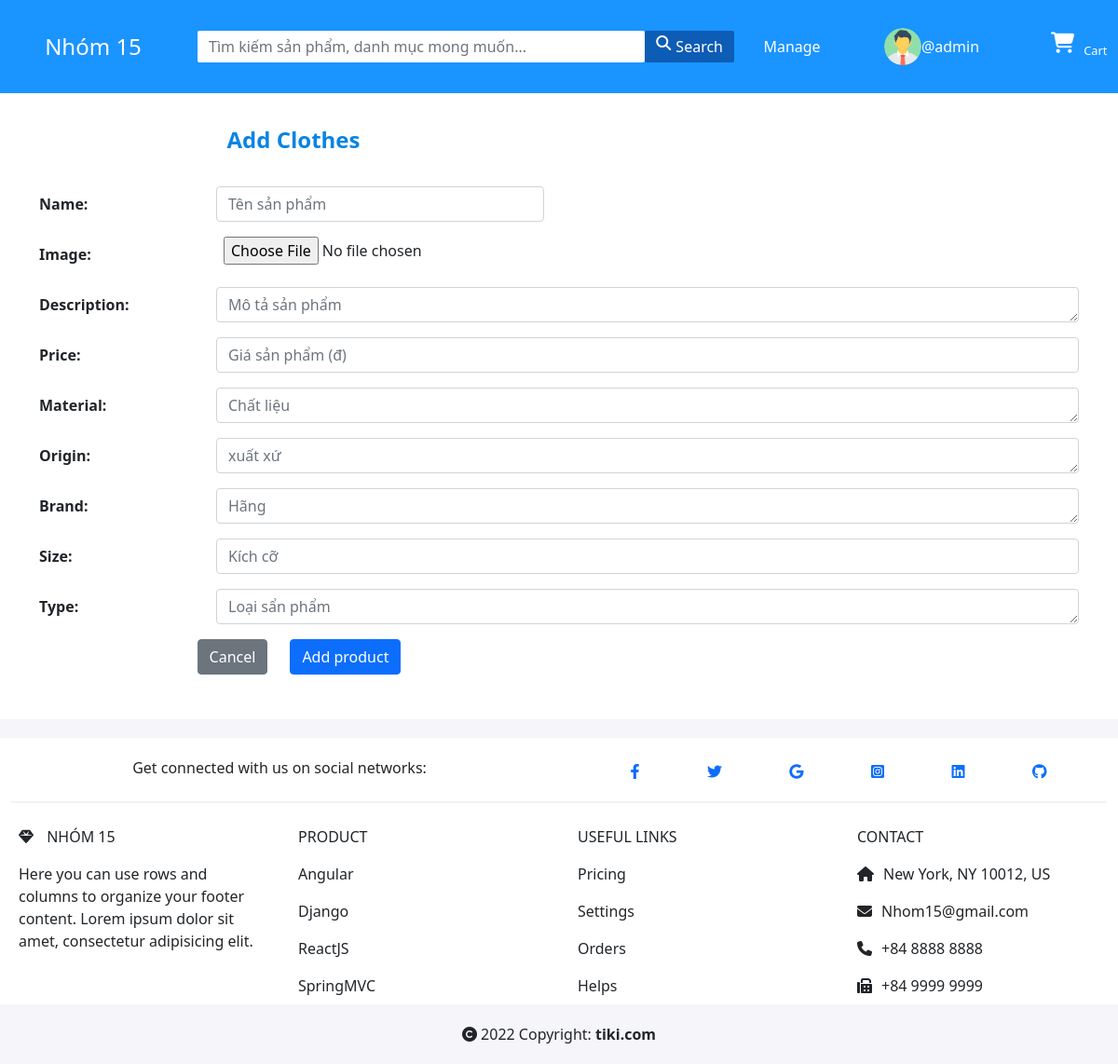
The page /create-product/2 (signed in) on the database its author committed.
### base/models.py (models this page shows, shortened)
class User(AbstractUser):
    functionality_of_user = models.ForeignKey(Function, on_delete=models.CASCADE, null=True, blank=True)
    name = models.CharField(max_length=200, null=True, blank=True)
    email = models.EmailField(unique=True, null=True)
    bio = models.TextField(null=True, blank=True)
    avatar = models.ImageField(null=True, default="avatar.png")
    full_name = models.TextField(max_length=100, null=True, blank=True)
    phone_number = models.CharField(max_length=20, null=True, blank=True)
    USERNAME_FIELD = 'email'
    REQUIRED_FIELDS = []

class Category(models.Model):
    name = models.TextField(max_length=200)

### base/views.py (the view, shortened to what this page needs)
# urls.py: path('create-product/<str:CategoryId>', views.createProduct, name='create-product'),
@login_required(login_url='login')
def createProduct(request, CategoryId):
    category = Category.objects.get(id=CategoryId)
    if category.name == 'Mobile Phone':
        form  = MobilePhoneForm()
    elif category.name == 'Book':
        form = BookForm()
    elif category.name == 'Clothes':
        form = ClothesForm()
    context = {'form' : form, 'product': category.name, 'cart': {}}
    return render(request, 'base/add-product.html', context)

### base/templates/base/add-product.html (shortened to what this page needs)
{% extends 'index.html' %}
{% block content %}
<div class="container pt-5 pb-5">
    <div class="row">
        <div class="col-6 pb-3 text-center">
            <strong style="font-size: 1.5rem; color: #0984e3;">Add {{product}}</strong>
        </div>
    </div>
    <form action="" method="post" enctype="multipart/form-data" >
        {% for fields in form %}
        <div class="mb-3 row">
        {% if fields.label != 'Category' %}
            <label for="" class="col-sm-2 col-form-label"><strong>{{fields.label}}:</strong></label>
            <div class="col-sm-10" style="max-height: 10%;">
                {{fields}}
            </div>
        {% endif %}
        </div>
        {% endfor%}
        <div class="col-6">
            <div class="d-flex justify-content-center">
                <a href="{% url 'manage-product' %}" class="btn btn-secondary" style="margin-right: 1.5rem;">Cancel</a>
                <input type="submit" class="btn btn-primary" value="Add product">
            </div>
        </div>
    </form>
</div>
{% endblock %}

### templates/navbar.html (shortened to what this page needs)
{% load static %}
<div class="navbar-position">
    <div class="container-fluid navbar-fixed fixed-top">
        <div class="row d-flex align-items-center justify-content-center h-100">
            <div class="col-2 text-center">
                <a href="{% url 'home' %}" class="nav-link text-white"><span style="font-size: 1.5rem;">Nhóm 15</span></a>
            </div>
            <div class="form-outline form-white col-6 text-center">
                <form class="d-flex search" action="" method="GET">
                    <input class="form-control " style="color: #78788e; border-radius: 2px; border: none;padding: 5px 12px; max-height: 40px;" type="text" placeholder="Tìm kiếm sản phẩm, danh mục mong muốn..." aria-label="Search" name="q" >
                    <button class="" style=" background-color: rgb(13 92 182); color: #ffffff; max-height: 40px; border: none; border-radius: 2px; padding: 5px 12px; display: inline-flex;" type="submit"><i class="fa-solid fa-magnifying-glass" style="margin-right: 5px;"></i> Search</button>
                </form>
            </div>
            {%  if request.user.functionality_of_user.name == 'Employee' or request.user.is_staff  %}
            <div class="col-1 text-center">
                <a href="{% url 'manage-product' %}" style="text-decoration: none;" class="text-white">
                   Manage
                </a>
            </div>
            {% endif %}
            <div class="col-2 text-white d-flex justify-content-center align-items-center">
                {% if request.user.is_authenticated %}
                <div class="">
                    <img src="{{request.user.avatar.url}}" alt="" srcset="" class="rounded-circle" style="width: 5vh; margin-right: 3%;">
                </div>
                <div class="d-flex flex-column align-items-center">
                    <div>
                        <a data-bs-toggle="collapse" data-bs-target="#demo" class="text-white">@{{request.user.username}}</a>
                    </div>
                </div>
                {% else %}
                <a href="{% url 'login' %}" style="text-decoration: none;" class="text-white"><i class="fa-solid fa-user-large" style="margin-right: 1rem;"></i>Login</a>
                {% endif %}
            </div>
            <div class="col-1">
                <a href="{% url 'cart' %}" class="nav-link text-white d-flex">
                    <div>
                        <div class="Cart-icon"><i class="fa-solid fa-cart-shopping cart-navbar-icon"></i>
                        </div>
                    </div>
                    <span class="cart-navbar">Cart</span>
                </a>
            </div>
        </div>
    </div>
</div>

### static/style/style.css (style rules this page uses)
* { margin: 0; padding: 0; box-sizing: border-box; font-size: 1rem; }
a { text-decoration: none !important; cursor: pointer; }
html { background-color: #f5f5fa; }
.navbar-position { margin-bottom: 5.24rem; }
.navbar-fixed { background-color: #1a94ff; height: 100px; }
textarea { max-height: 2rem; padding-left: 0.5rem; }
input { padding-left: 0.5rem; }
.Cart-icon { position: relative; }
.cart-navbar-icon { font-size: 1.4em; }
.cart-navbar { font-size: 0.8em; margin-top: 10px; margin-left: 10px; }

### rows shown on the page
User: user.avatar (picture), user.username "admin"
Category: name "Clothes"

### other values the page prints
{{ fields.label }} "Name" "Image" "Description" "Price" "Material" "Origin" "Brand" "Size" "Type"
